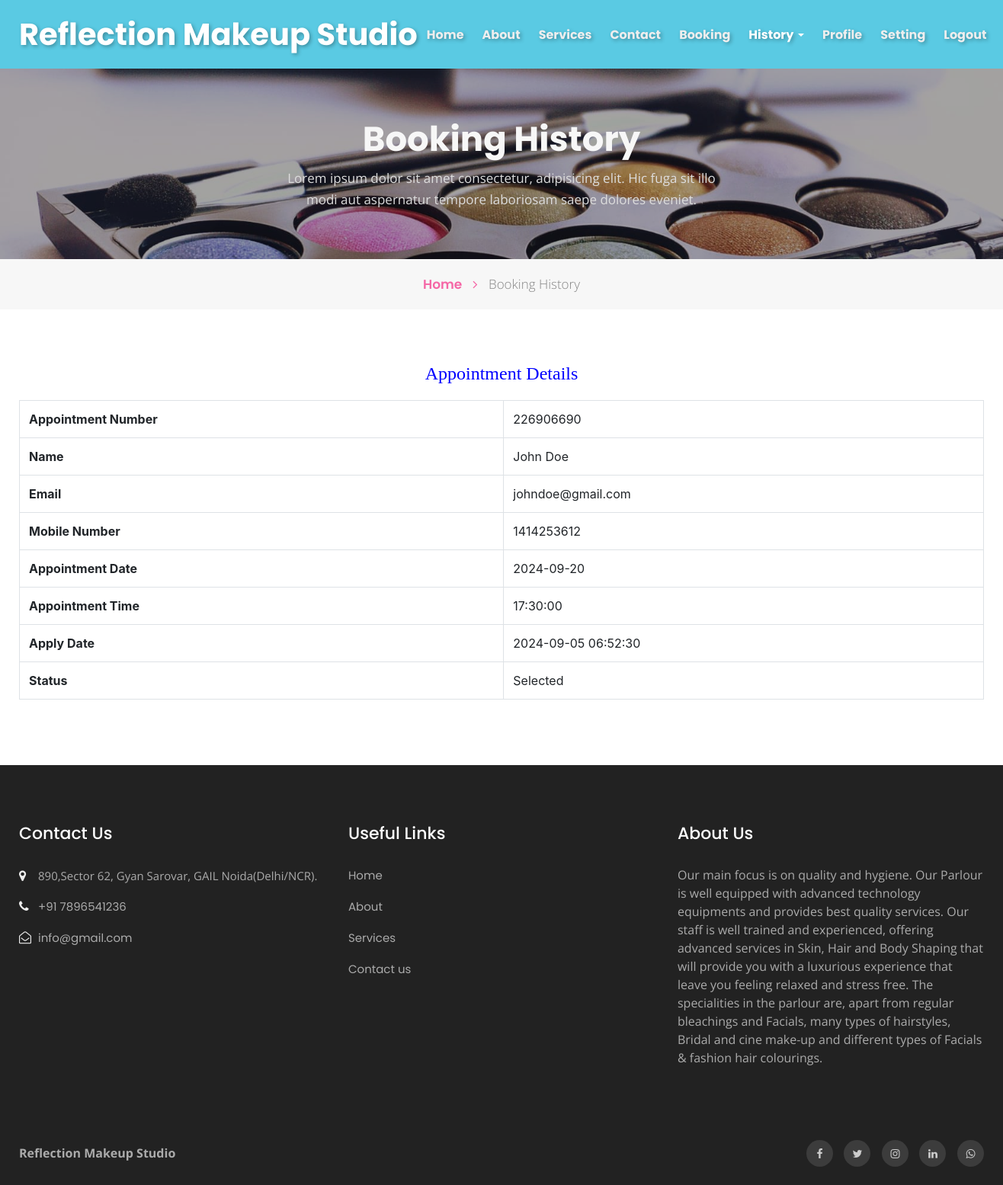
The app's page /rms/appointment-detail.php?aptnumber=226906690 (signed in) with its own data.
### tables this page shows
CREATE TABLE `tblbook` (
  `ID` int(10) NOT NULL,
  `UserID` int(10) DEFAULT NULL,
  `AptNumber` int(10) DEFAULT NULL,
  `AptDate` date DEFAULT NULL,
  `AptTime` time DEFAULT NULL,
  `Message` mediumtext DEFAULT NULL,
  `BookingDate` timestamp NULL DEFAULT current_timestamp(),
  `Remark` varchar(250) DEFAULT NULL,
  `Status` varchar(250) DEFAULT NULL,
  `RemarkDate` timestamp NULL DEFAULT NULL ON UPDATE current_timestamp()
);

CREATE TABLE `tbluser` (
  `ID` int(10) NOT NULL,
  `FirstName` varchar(120) DEFAULT NULL,
  `LastName` varchar(250) DEFAULT NULL,
  `MobileNumber` bigint(10) DEFAULT NULL,
  `Email` varchar(120) DEFAULT NULL,
  `Password` varchar(120) DEFAULT NULL,
  `RegDate` timestamp NULL DEFAULT current_timestamp()
);

CREATE TABLE `tblpage` (
  `ID` int(10) NOT NULL,
  `PageType` varchar(200) DEFAULT NULL,
  `PageTitle` mediumtext DEFAULT NULL,
  `PageDescription` mediumtext DEFAULT NULL,
  `Email` varchar(200) DEFAULT NULL,
  `MobileNumber` bigint(10) DEFAULT NULL,
  `UpdationDate` date DEFAULT NULL,
  `Timing` varchar(200) NOT NULL
);

### rms/appointment-detail.php (the view, shortened to what this page needs)
<?php
include('includes/dbconnection.php');
if (strlen($_SESSION['bpmsuid']==0)) {
  header('location:logout.php');
  } else{
  ?>
<!doctype html>
<html lang="en">
  <head>
    <link rel="stylesheet" href="assets/css/style-starter.css">
  </head>
  <body id="home">
<?php include_once('includes/header.php');?>
<section class="w3l-inner-banner-main">
    <div class="about-inner contact ">
        <div class="container">
            <div class="main-titles-head text-center">
            <h3 class="header-name " style="font-weight: bold;">
 Booking History
            </h3>
            <p class="tiltle-para ">Lorem ipsum dolor sit amet consectetur, adipisicing elit. Hic fuga sit illo modi aut aspernatur tempore laboriosam saepe dolores eveniet.</p>
        </div>
</div>
</div>
<div class="breadcrumbs-sub">
<div class="container">
<ul class="breadcrumbs-custom-path">
    <li class="right-side propClone"><a href="index.php" class="">Home <span class="fa fa-angle-right" aria-hidden="true"></span></a> <p></li>
    <li class="active ">
        Booking History</li>
</ul>
</div>
</div>
</section>
<section class="w3l-contact-info-main" id="contact">
    <div class="contact-sec	">
        <div class="container">
            <div>
                <div class="cont-details">
                   <div class="table-content table-responsive cart-table-content m-t-30">
                   <h4 style="padding-bottom: 20px;text-align: center;color: blue;">Appointment Details</h4>
                        <?php
$cid=$_GET['aptnumber'];
$ret=mysqli_query($con,"select tbluser.FirstName,tbluser.LastName,tbluser.Email,tbluser.MobileNumber,tblbook.ID as bid,tblbook.AptNumber,tblbook.AptDate,tblbook.AptTime,tblbook.Message,tblbook.BookingDate,tblbook.Remark,tblbook.Status,tblbook.RemarkDate from tblbook join tbluser on tbluser.ID=tblbook.UserID where tblbook.AptNumber='$cid'");
while ($row=mysqli_fetch_array($ret)) {
?>
                        <table class="table table-bordered">
                            <tr>
    <th>Appointment Number</th>
    <td><?php  echo $row['AptNumber'];?></td>
  </tr>
  <tr>
<th>Name</th>
    <td><?php  echo $row['FirstName'];?> <?php  echo $row['LastName'];?></td>
  </tr>
<tr>
    <th>Email</th>
    <td><?php  echo $row['Email'];?></td>
  </tr>
   <tr>
    <th>Mobile Number</th>
    <td><?php  echo $row['MobileNumber'];?></td>
  </tr>
   <tr>
    <th>Appointment Date</th>
    <td><?php  echo $row['AptDate'];?></td>
  </tr>
<tr>
    <th>Appointment Time</th>
    <td><?php  echo $row['AptTime'];?></td>
  </tr>
  <tr>
    <th>Apply Date</th>
    <td><?php  echo $row['BookingDate'];?></td>
  </tr>
<tr>
    <th>Status</th>
    <td> <?php
if($row['Status']=="Selected")
{
  echo "Selected";
}
     ;?></td>
  </tr>
                        </table><?php } ?>
                    </div> </div>
    </div>
    </div></div>
</section>
<?php include_once('includes/footer.php');?>
</body>
</html><?php } ?>

### rms/includes/footer.php (shortened to what this page needs)
<section class="w3l-footer-29-main">
    <div class="footer-29 py-5">
      <div class="container py-lg-4">
        <div class="row footer-top-29">
          <div class="col-lg-4 col-md-6 col-sm-8 footer-list-29 footer-1">
            <h6 class="footer-title-29">Contact Us</h6>
            <ul>
              <?php
$ret=mysqli_query($con,"select * from tblpage where PageType='contactus' ");
while ($row=mysqli_fetch_array($ret)) {
?>
              <li>
                <span class="fa fa-map-marker"></span> <p><?php  echo $row['PageDescription'];?>.</p>
              </li>
              <li><span class="fa fa-phone"></span><a href="tel:<?php  echo $row['MobileNumber'];?>"> +91 <?php  echo $row['MobileNumber'];?></a></li>
              <li><span class="fa fa-envelope-open-o"></span><a href="mailto:<?php  echo $row['Email'];?>" class="mail">
                  <?php  echo $row['Email'];?></a></li><?php } ?>
            </ul>
          </div>
          <div class="col-lg-4 col-md-6 col-sm-4 footer-list-29 footer-2 ">
            <ul>
              <h6 class="footer-title-29">Useful Links</h6>
              <li><a href="index.php">Home</a></li>
              <li><a href="about.php">About</a></li>
              <li><a href="services.php"> Services</a></li>
              <li><a href="contact.php">Contact us</a></li>
            </ul>
          </div>
          <div class="col-lg-4 col-md-6 col-sm-7 footer-list-29 footer-4" style="color: #ababab;">
            <?php
$ret=mysqli_query($con,"select * from tblpage where PageType='aboutus' ");
while ($row=mysqli_fetch_array($ret)) {
?>
            <h6 class="footer-title-29"><?php  echo $row['PageTitle'];?> </h6>
            <p><?php  echo $row['PageDescription'];?></p><?php } ?>
          </div>
        </div>
      </div>
    </div>
  </section>
  <section class="w3l-footer-29-main w3l-copyright">
    <div class="container">
      <div class="row bottom-copies">
      <p class="col-lg-8 copy-footer-29" style="font-weight: bold;">Reflection Makeup Studio</p>
        <div class="col-lg-4 main-social-footer-29">
          <a href="https://www.facebook.com/inayat.shaikh.982845/" class="facebook" target="_blank"><span class="fa fa-facebook"></span></a>
          <a href="#twitter" class="twitter" target="_blank"><span class="fa fa-twitter"></span></a>
          <a href="https://www.instagram.com/reflection_make_up_studio?igsh=a2FnMW0zM3EwbDUy" class="instagram" target="_blank"><span class="fa fa-instagram"></span></a>
          <a href="#linkedin" class="linkedin" target="_blank"><span class="fa fa-linkedin"></span></a>
          <a href="https://wa.me/7620910700" class="whatsapp" target="_blank" rel="noopener noreferrer"><span class="fa fa-whatsapp"></span></a>
        </div>
      </div>
    </div>
  </section>

### records on screen
tblbook: AptNumber "226906690", UserID.FirstName "John", UserID.LastName "Doe", UserID.Email "johndoe@gmail.com", UserID.MobileNumber "1414253612", AptDate "2024-09-20", AptTime "17:30:00", BookingDate "2024-09-05 06:52:30", Status "Selected"
tblpage: PageDescription "890,Sector 62, Gyan Sarovar, GAIL Noida(Delhi/NCR)", MobileNumber "7896541236", Email "info@gmail.com"
tblpage: PageTitle "About Us", PageDescription "Our main focus is on quality and hygiene. Our Parlour is well equipped with advanced technology equipments and provides best quality services. Our staff is well trained and experienced, offering advanced services in Skin, Hair and Body Shaping that will provide you with a luxurious experience that leave you feeling relaxed and stress free. The specialities in the parlour are, apart from regular bleachings and Facials, many types of hairstyles, Bridal and cine make-up and different types of Facials & fashion hair colourings."
